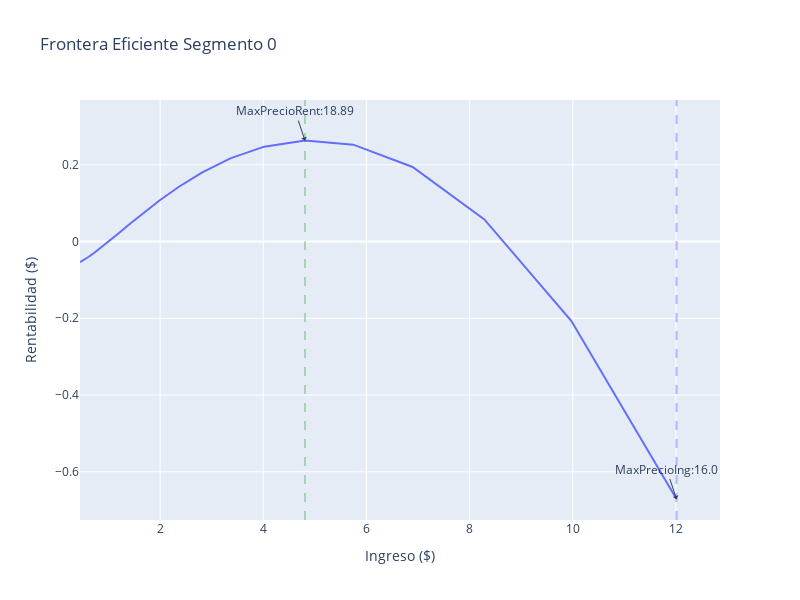

Notebook code for this chart:
### Code cell
fig = go.Figure()

# Se agrega el precio máximo de ingreso
fig.add_trace(go.Scatter(x=df_elasticidad['ingresos_seg0'], y=df_elasticidad['rentabilidad_seg0'], name='Frontera Eficiente'))

# Se agrega la etiqueta de ingreso
fig.add_annotation(x=float(max_ing_seg0['ingresos_seg0']), y=float(max_ing_seg0['rentabilidad_seg0']),
                                  text="MaxPrecioIng:"+str(float(max_ing_seg0['irr'].round(2))),
                                  showarrow=True,
                                  arrowhead=1)
# Se agrega la recta del precio máximo
fig.add_vline(x=float(max_ing_seg0['ingresos_seg0']), line_width=2, line_dash="dash",
                             line_color="blue", opacity=0.25)

# Se agrega la etiqueta de rentabilidad
fig.add_annotation(x=float(max_ren_seg0['ingresos_seg0']), y=float(max_ren_seg0['rentabilidad_seg0']),
                                  text="MaxPrecioRent:"+str(float(max_ren_seg0['irr'].round(2))),
                                  showarrow=True,
                                  arrowhead=1)
# Se agrega la recta del precio máximo
fig.add_vline(x=float(max_ren_seg0['ingresos_seg0']), line_width=2, line_dash="dash",
                             line_color="green", opacity=0.25)

# Configuración del gráfico
fig.update_layout(
    showlegend=False,
    width=800,
    height=600,
    xaxis=dict(
        title="Ingreso ($)"
       ## ,range=[1, 2]
        ),
   yaxis=dict(
        title="Rentabilidad ($)"
       ##,range=[-0.5, 1]
    ),
    title="Frontera Eficiente Segmento 0")

### Figure 1 — Plotly figure (JSON) as saved in the notebook; plotly's stock layout.template omitted (floating-point values rounded to 4 significant figures)
{"data": [{"name": "Frontera Eficiente", "type": "scatter", "x": [12.01, 9.971, 8.286, 6.895, 5.745, 4.808, 4.017, 3.361, 2.817, 2.364, 1.987, 1.672, 1.41, 1.19, 1.007, 0.8549, 0.7251, 0.6158, 0.5238, 0.4462], "y": [-0.671, -0.2064, 0.05754, 0.1944, 0.2526, 0.2634, 0.2473, 0.217, 0.1805, 0.1428, 0.1069, 0.07428, 0.04565, 0.02117, 0.0007343, -0.01572, -0.02916, -0.03967, -0.04766, -0.05352]}], "layout": {"annotations": [{"arrowhead": 1, "showarrow": true, "text": "MaxPrecioIng:16.0", "x": 12.01, "y": -0.671}, {"arrowhead": 1, "showarrow": true, "text": "MaxPrecioRent:18.89", "x": 4.808, "y": 0.2634}], "height": 600, "shapes": [{"line": {"color": "blue", "dash": "dash", "width": 2}, "opacity": 0.25, "type": "line", "x0": 12.01, "x1": 12.01, "xref": "x", "y0": 0, "y1": 1, "yref": "y domain"}, {"line": {"color": "green", "dash": "dash", "width": 2}, "opacity": 0.25, "type": "line", "x0": 4.808, "x1": 4.808, "xref": "x", "y0": 0, "y1": 1, "yref": "y domain"}], "showlegend": false, "title": {"text": "Frontera Eficiente Segmento 0"}, "width": 800, "xaxis": {"title": {"text": "Ingreso ($)"}}, "yaxis": {"title": {"text": "Rentabilidad ($)"}}}}
